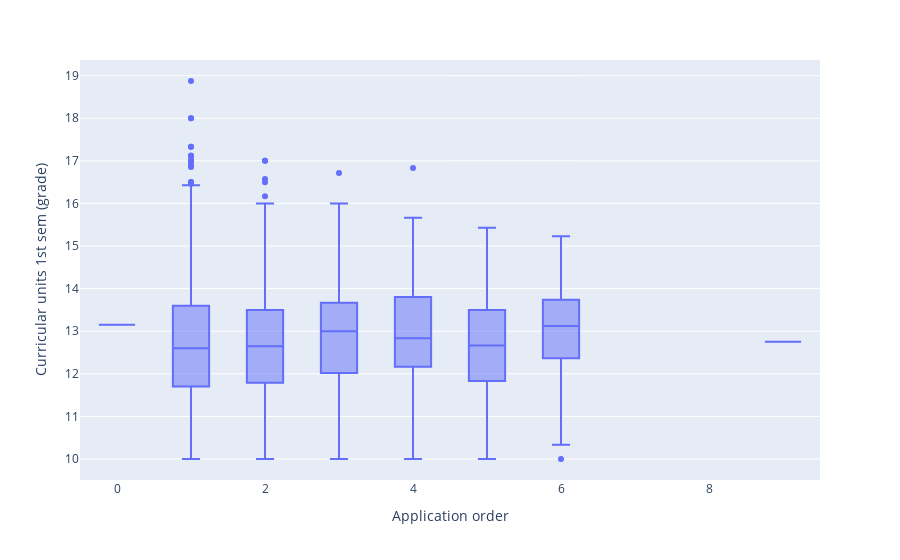

Notebook cell for this chart:
### Markdown cell above
## Plotly

Erzeugt interaktive Plots. Zum Beispiel können wir den Boxplot aus dem vorherigen Abschnitt auch interaktiv betrachten

### Code cell
# import plotly
import plotly.express as px

# create interactive boxplot
px.box(data_frame=data_grades, x='Application order', y='Curricular units 1st sem (grade)')

### Figure 1 — Plotly figure (JSON) as saved in the notebook; plotly's stock layout.template omitted (floating-point values rounded to 4 significant figures; data arrays with more than 128 entries replaced by an {"elided": "..."} marker saying what was removed)
{"data": [{"alignmentgroup": "True", "hovertemplate": "Application order=%{x}<br>Curricular units 1st sem (grade)=%{y}<extra></extra>", "legendgroup": "", "marker": {"color": "#636efa"}, "name": "", "notched": false, "offsetgroup": "", "orientation": "v", "showlegend": false, "type": "box", "x": {"elided": "3512 int values"}, "x0": " ", "xaxis": "x", "y": {"elided": "3512 float values"}, "y0": " ", "yaxis": "y"}], "layout": {"boxmode": "group", "legend": {"tracegroupgap": 0}, "margin": {"t": 60}, "xaxis": {"anchor": "y", "domain": [0, 1], "title": {"text": "Application order"}}, "yaxis": {"anchor": "x", "domain": [0, 1], "title": {"text": "Curricular units 1st sem (grade)"}}}}
